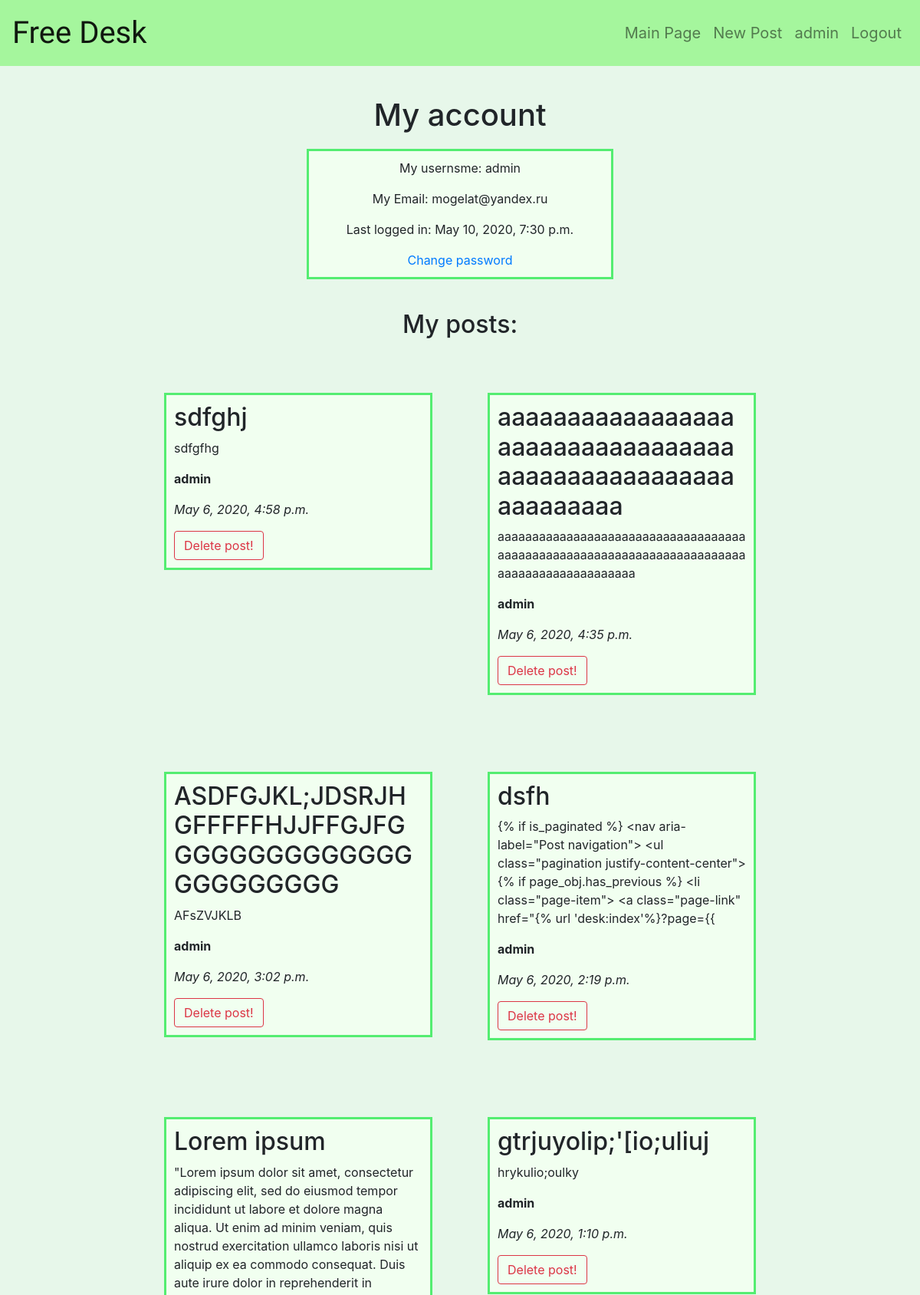
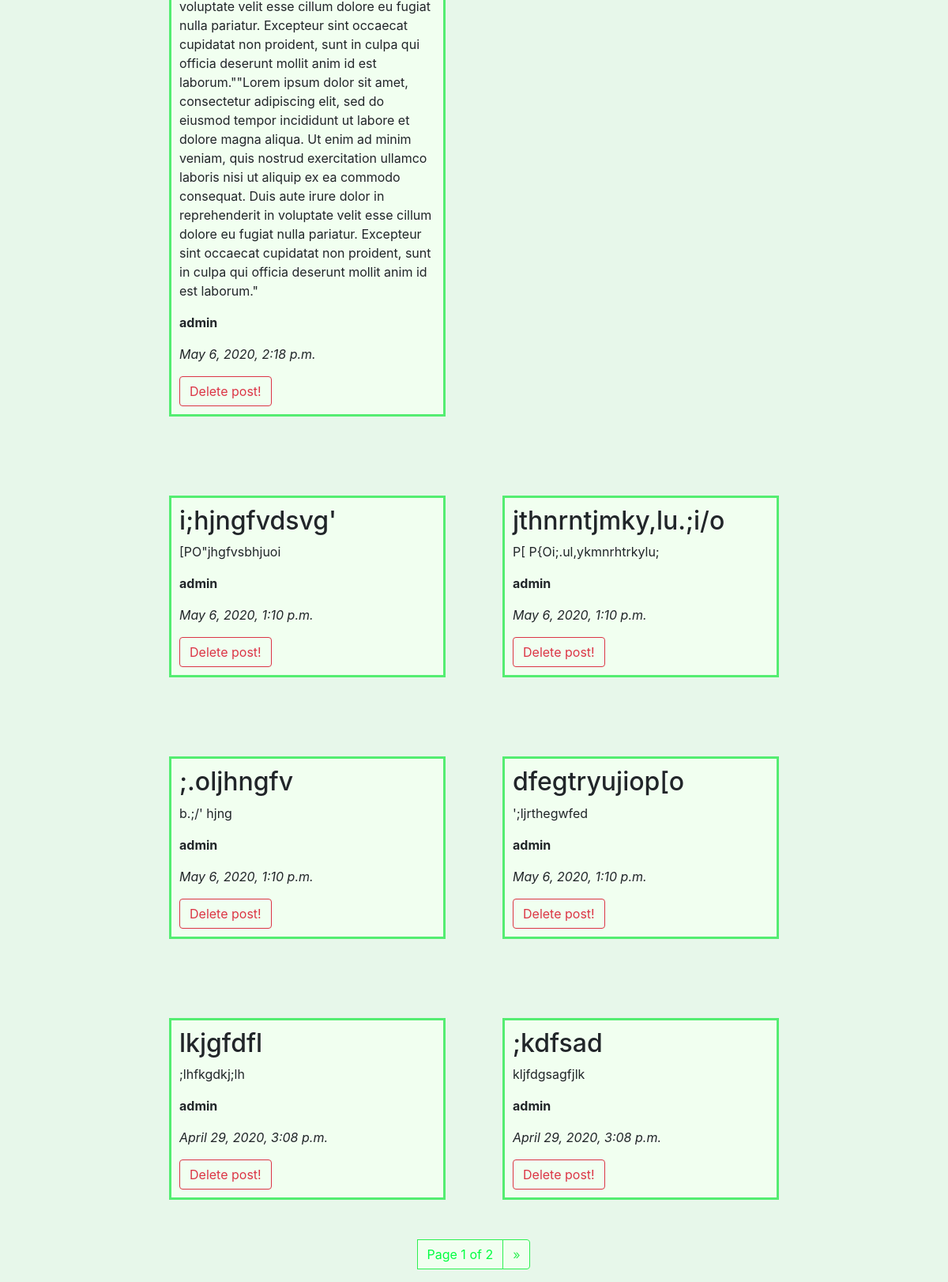
/account/ (signed in), run on the app's committed database (2 pictures, top to bottom).
### desk/models.py (models this page shows, shortened)
class Post(models.Model):
    author = models.ForeignKey(User, on_delete=models.CASCADE,)
    subject = models.CharField(max_length=60)
    text = models.TextField()
    pub_date = models.DateTimeField('date published')

### desk/views.py (the view, shortened to what this page needs)
# urls.py: path('account/', login_required(views.AccountView.as_view()), name='account'),
class AccountView(ListView):
    model = Post
    template_name = 'desk/account.html'
    ordering = '-pub_date'
    paginate_by = 12
    def get_queryset(self):
        queryset = super().get_queryset()
        queryset = queryset.filter(author=self.request.user)
        return queryset
    def get_context_data(self, *args, **kwargs):
        context = super().get_context_data(*args, **kwargs)
        context['user'] = self.request.user
        return context

### desk/templates/desk/account.html (shortened to what this page needs)
{% extends 'desk/base.html' %}
{% block content %}
    <header class="header">
        <h1>My account</h1>
    </header>
<div class="block-flex-column postlist-box formbox-small">
    <p>My usernsme: {{ user.username }}</p>
    <p>My Email: {{ user.email }}</p>
    <p>Last logged in: {{ user.last_login }}</p>
    <a href="{% url 'desk:change_pass'%}">Change password</a>
</div>
{% if post_list %}
    <div class="header">
        <h2>My posts:</h2>
    </div>
    <div class="postlist-flex">
      {% for post in post_list %}
        <div class="postlist-box-flex bgcolor">
          <h2>{{ post.subject }}</h2>
          <p>{{ post.text }}</p>
          <p class="text-bold">{{ post.author }}</p>
          <p class="text-italic">{{ post.pub_date }}</p>
          <form method="post">{% csrf_token %}<button class="btn btn-outline-danger" name="post_id" value={{post.id}}>Delete post!</button></form>
        </div>
      {% endfor %}
    </div>
  {% else %}
  <div class="header">
      <h2>You haven't written anything yet</h2>
  </div>
  {% endif %}
  {% if is_paginated %}
  <nav aria-label="Post navigation">
    <ul class="pagination justify-content-center">
      <li class="page-item page-link">Page {{ page_obj.number }} of {{ page_obj.paginator.num_pages }}</li>
  		{% if page_obj.has_next %}
  	    <li class="page-item">
  				<a class="page-link" href="{% url 'desk:account'%}?page={{ page_obj.next_page_number }}">
  					<span aria-hidden="true">&raquo;</span>
  				</a>
  			</li>
  		{% endif %}
    </ul>
  </nav>
  {% endif %}
{% endblock %}

### desk/templates/desk/base.html (shortened to what this page needs)
<!DOCTYPE html>
<html lang="en">
<head>
    {% load static %}
    <link rel="stylesheet" type="text/css" href="{% static 'desk/style.css' %}">
    <link rel="stylesheet" href="https://stackpath.bootstrapcdn.com/bootstrap/4.4.1/css/bootstrap.min.css">
</head>
<body class="main-bgcolor">
    <nav class="navbar navbar-expand-lg navbar-light" style="background-color: #a5f69d;">
        <a class="navbar-brand" style="font-size: 2.5em; font-family: 'Oswald', sans-serif;" href="{% url 'desk:index'%}">Free Desk</a>
      <div class="collapse navbar-collapse" id="navbarNav">
          {% if user.is_authenticated %}
          <ul class="navbar-nav ml-auto">
              <li class="nav-item">
                  <a class="nav-link navbar-item-fontsize" href="{% url 'desk:index'%}">Main Page</a>
              </li>
              <li class="nav-item">
                  <a class="nav-link navbar-item-fontsize" href="{% url 'desk:new_post'%}">New Post</a>
              </li>
              <li class="nav-item">
                  <a class="nav-link navbar-item-fontsize" href="{% url 'desk:account'%}">{{ user.username }}</a>
              </li>
              <li class="nav-item">
                  <a class="nav-link navbar-item-fontsize" href="{% url 'desk:sign_out' %}">Logout</a>
              </li>
          </ul>
          {% endif %}
      </div>
    </nav>
        {% block content %}
        {% endblock %}
</body>
</html>

### desk/static/desk/style.css (style rules this page uses)
.navbar-item-fontsize { font-size: 1.25em; }
.header { text-align: center; margin: 40px auto 20px auto; }
.postlist-flex { display: flex; flex-wrap: wrap; justify-content: center; align-items: flex-start; }
.postlist-box { margin: 50px auto; padding: 10px; border: solid; border-color: #54ed71; background-color: #f1fff0; }
.postlist-box-flex { flex: 0 0 25%; min-width: 350px; margin: 50px 3%; padding: 10px; border: solid; border-color: #54ed71; background-color: #f1fff0; word-wrap: break-word; }
.text-bold { font-weight: bold; }
.text-italic { font-style: italic; }
.block-flex-column { display: flex; flex-direction: column; align-items: center; }
.formbox-small { max-width: 400px; margin: 0 auto; background-color: #f1fff0; }
.main-bgcolor { background-color: #e7f7ea; }
.pagination > li > a { background-color: #f1fff0; color: #2ef052; border-color: #2ef052; }
.pagination > li { background-color: #f1fff0; color: #00ff40; border-color: #2ef052; }

### data on the page
Post: subject "sdfghj", text "sdfgfhg", author "admin", pub_date "May 6, 2020, 4:58 p.m.", {{ post.id }} 41 (drawn)
Post: subject "aaaaaaaaaaaaaaaaaaaaaaaaaaaaaaaaaaaaaaaaaaaaaaaaaaaaaaaaaaaa", text "aaaaaaaaaaaaaaaaaaaaaaaaaaaaaaaaaaaaaaaaaaaaaaaaaaaaaaaaaaaaaaaaaaaaaaaaaaaaaaaaaaaaaaaaaaaa", author "admin", pub_date "May 6, 2020, 4:35 p.m.", {{ post.id }} 40 (drawn)
Post: subject "ASDFGJKL;JDSRJHGFFFFFHJJFFGJFGGGGGGGGGGGGGGGGGGGGGGG", text "AFsZVJKLB", author "admin", pub_date "May 6, 2020, 3:02 p.m.", {{ post.id }} 39 (drawn)
Post: subject "dsfh", text "{% if is_paginated %} <nav aria-label=\"Post navigation\"> <ul class=\"pagination justify-content-center\"> {% if page_obj.has_previous %} <li class=\"page-item\"> <a class=\"page-link\" href=\"{% url 'desk:index'%}?page={{", author "admin", pub_date "May 6, 2020, 2:19 p.m.", {{ post.id }} 38 (drawn)
Post: subject "Lorem ipsum", text "\"Lorem ipsum dolor sit amet, consectetur adipiscing elit, sed do eiusmod tempor incididunt ut labore et dolore magna aliqua. Ut enim ad minim veniam, quis nostrud exercitation ullamco laboris nisi ut aliquip ex ea commodo consequat. Duis aute irure dolor in reprehenderit in voluptate velit esse cillum dolore eu fugiat nulla pariatur. Excepteur sint occaecat cupidatat non proident, sunt in culpa qui officia deserunt mollit anim id est laborum.\"\"Lorem ipsum dolor sit amet, consectetur adipiscing elit, sed do eiusmod tempor incididunt ut labore et dolore magna aliqua. Ut enim ad minim veniam, quis nostrud exercitation ullamco laboris nisi ut aliquip ex ea commodo consequat. Duis aute irure…", author "admin", pub_date "May 6, 2020, 2:18 p.m.", {{ post.id }} 37 (drawn)
Post: subject "gtrjuyolip;'[io;uliuj", text "hrykulio;oulky", author "admin", pub_date "May 6, 2020, 1:10 p.m.", {{ post.id }} 36 (drawn)
Post: subject "i;hjngfvdsvg'", text "[PO\"jhgfvsbhjuoi", author "admin", pub_date "May 6, 2020, 1:10 p.m.", {{ post.id }} 35 (drawn)
Post: subject "jthnrntjmky,lu.;i/o", text "P[ P{Oi;.ul,ykmnrhtrkylu;", author "admin", pub_date "May 6, 2020, 1:10 p.m.", {{ post.id }} 34 (drawn)
Post: subject ";.oljhngfv", text "b.;/' hjng", author "admin", pub_date "May 6, 2020, 1:10 p.m.", {{ post.id }} 33 (drawn)
Post: subject "dfegtryujiop[o", text "';ljrthegwfed", author "admin", pub_date "May 6, 2020, 1:10 p.m.", {{ post.id }} 32 (drawn)
Post: subject "lkjgfdfl", text ";lhfkgdkj;lh", author "admin", pub_date "April 29, 2020, 3:08 p.m.", {{ post.id }} 31 (drawn)
Post: subject ";kdfsad", text "kljfdgsagfjlk", author "admin", pub_date "April 29, 2020, 3:08 p.m.", {{ post.id }} 30 (drawn)

### other printed values
{{ user.username }} "admin"
{{ user.email }} "mogelat@yandex.ru"
{{ user.last_login }} "May 10, 2020, 7:30 p.m."
{{ page_obj.number }} "1"
{{ page_obj.paginator.num_pages }} "2"
